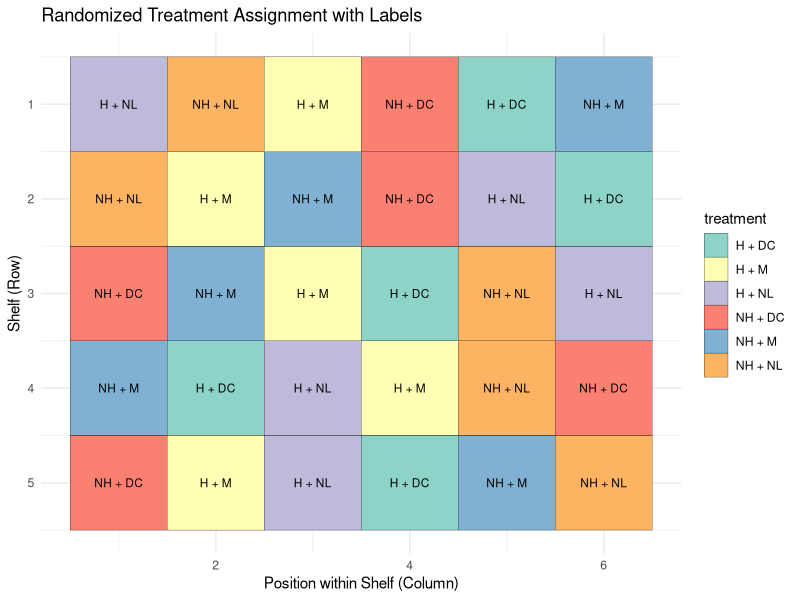
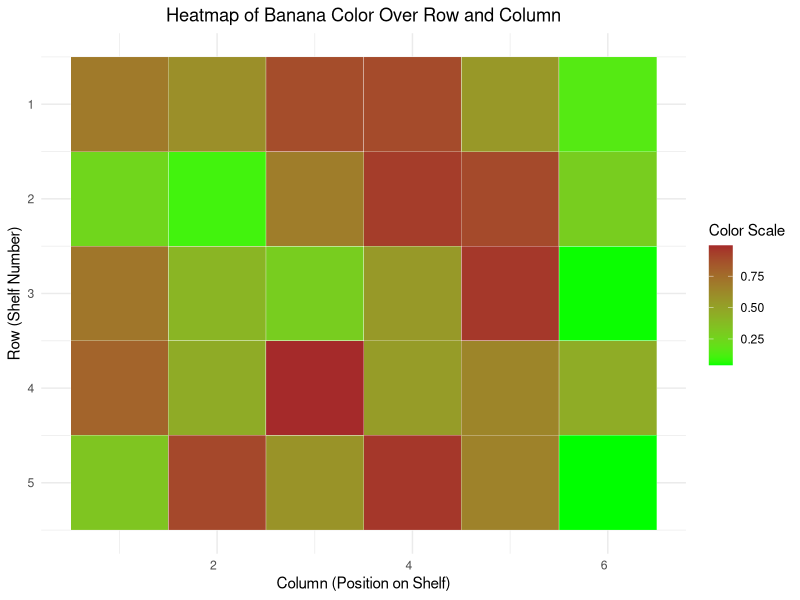
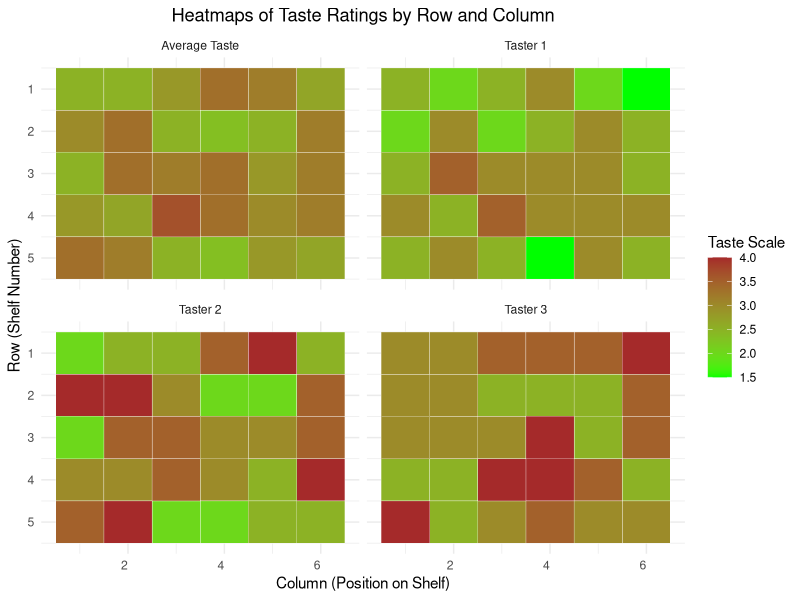
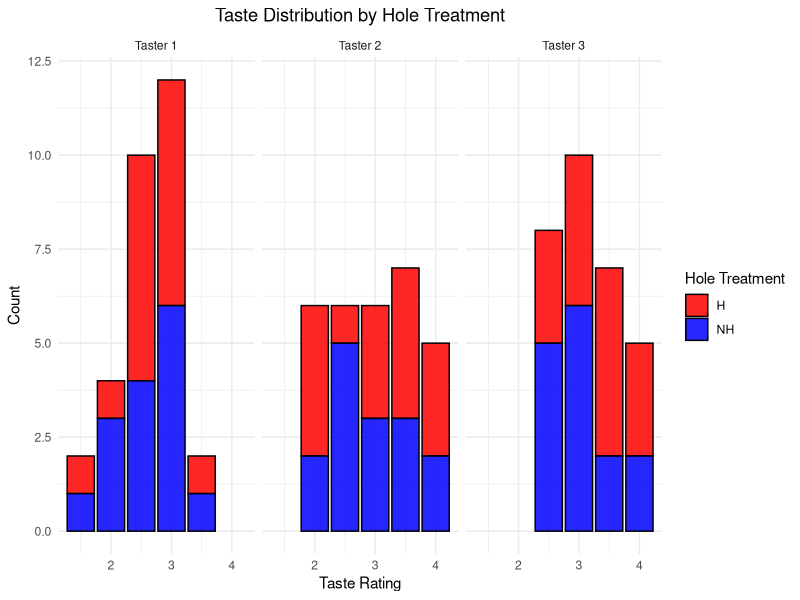
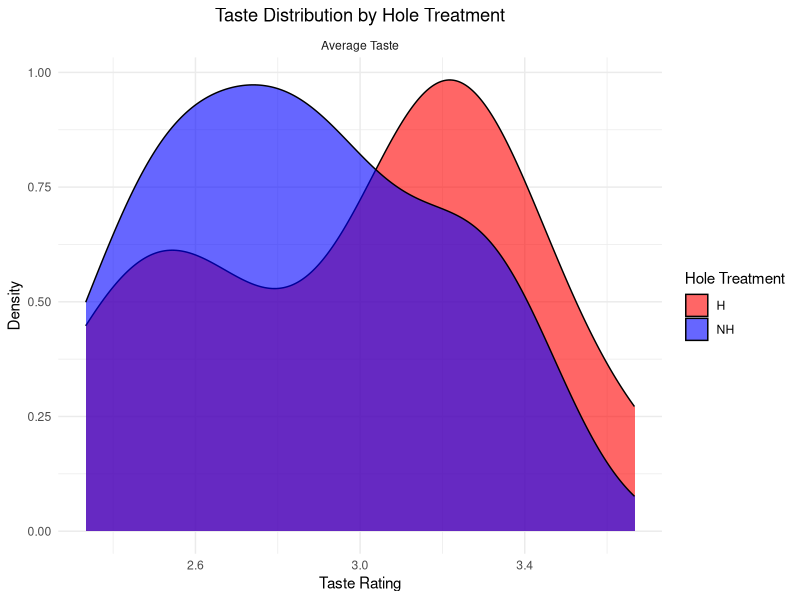
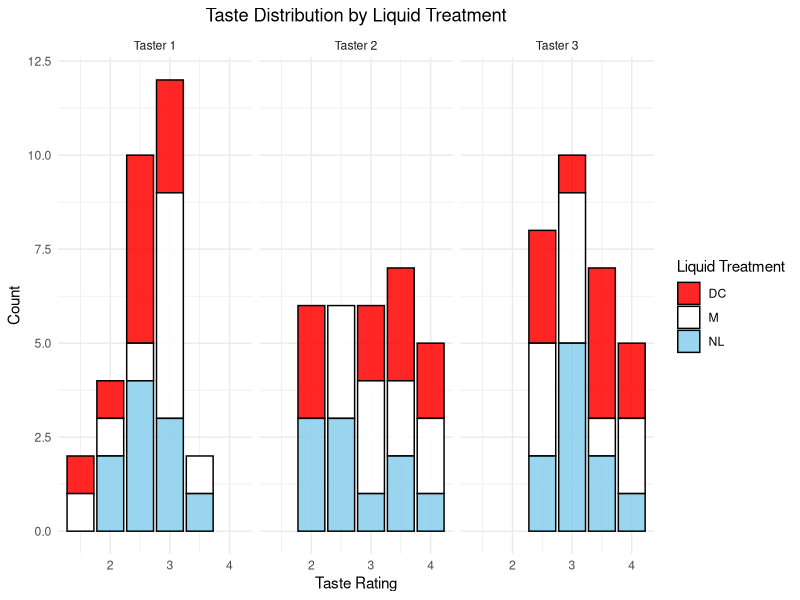
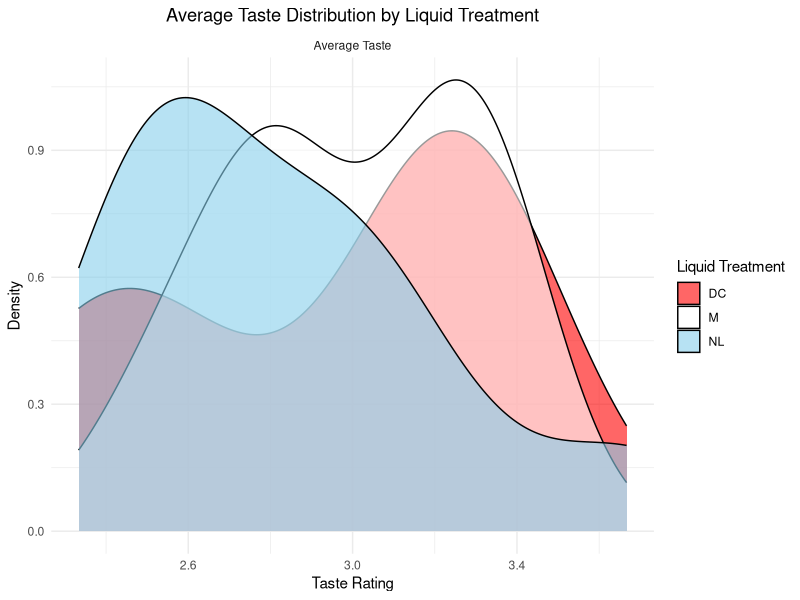
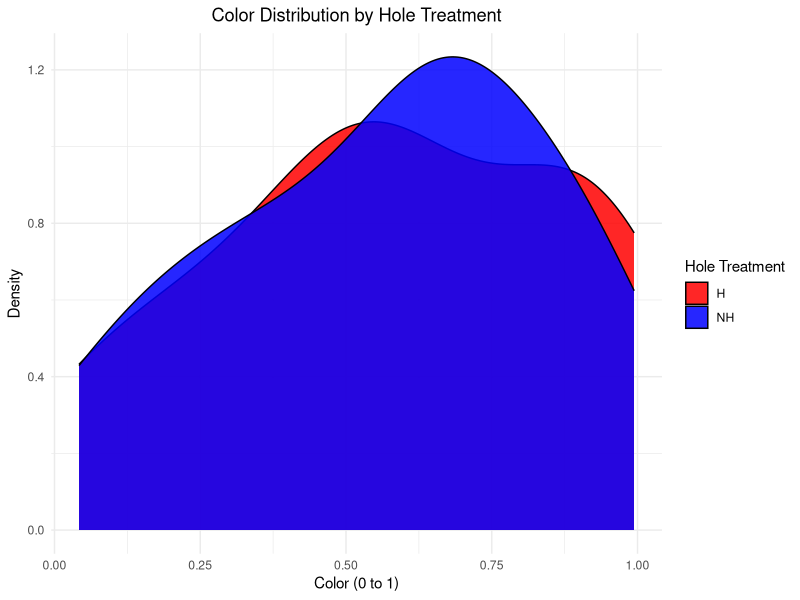

Reproduce these figures in R, in order.
## ---- chunk 1
knitr::opts_chunk$set(echo = TRUE)
library(tidyverse)
## ---- chunk 2
banana_data <- read.csv("../data/banana_data.csv")
treatment_data <- read_csv("../data/treatment.csv", show_col_types = FALSE)
## ---- chunk 3
fig_width = 8*0.75
fig_height = 6*0.75
fig_dpi = 400
## ---- chunk 4
# Visualize as a matrix with text labels
treatmant_assignment <- ggplot(treatment_data, aes(x = column, y = row, fill = treatment)) +
  geom_tile(color = "black") +
  geom_text(aes(label = treatment), size = 3, color = "black") +  # Add treatment text
  scale_fill_brewer(palette = "Set3") +
  labs(x = "Position within Shelf (Column)", y = "Shelf (Row)", title = "Randomized Treatment Assignment with Labels") +
  theme_minimal() +
  scale_y_reverse()

treatmant_assignment

ggsave(filename = "../images/plots/treatment_assignment.png", 
       plot = treatmant_assignment, width = fig_width, height = fig_height, dpi = fig_dpi)
## ---- chunk 5
# Create the heatmap using ggplot2 with a custom color gradient (green to brown)
color_by_pos <- ggplot(banana_data, aes(x = column, y = row, fill = color)) +
  geom_tile(color = "white") +  # Create the heatmap tiles
  scale_fill_gradient(name = "Color Scale", low = "green", high = "brown") +  # Custom gradient from green to brown
  labs(
    title = "Heatmap of Banana Color Over Row and Column",
    x = "Column (Position on Shelf)",
    y = "Row (Shelf Number)"
  ) +
  theme_minimal() +
  theme(
    axis.text.x = element_text(angle = 0, hjust = 1),  # Rotate x-axis labels for clarity
    plot.title = element_text(hjust = 0.5)  # Center the plot title
  ) +
  scale_y_reverse()

color_by_pos

ggsave(filename = "../images/plots/color_by_pos.png", 
       plot = color_by_pos, width = fig_width, height = fig_height, dpi = fig_dpi)
## ---- chunk 6
# Calculate the average taste for each banana
banana_data <- banana_data %>%
  mutate(taste_avg = (taste_1 + taste_2 + taste_3) / 3)

# Reshape the data to long format to facilitate faceting with ggplot2
taste_long_df <- banana_data %>%
  pivot_longer(cols = starts_with("taste"), 
               names_to = "Taster", 
               values_to = "Taste")

# Replace taste_1, taste_2, taste_3 with readable labels
taste_long_df$Taster <- recode(taste_long_df$Taster, 
                               taste_1 = "Taster 1", 
                               taste_2 = "Taster 2", 
                               taste_3 = "Taster 3", 
                               taste_avg = "Average Taste")

# Plot the faceted heatmaps using ggplot2
taste_by_pos <- ggplot(taste_long_df, aes(x = column, y = row, fill = Taste)) +
  geom_tile(color = "white") +  # Create the heatmap tiles
  scale_fill_gradient(name = "Taste Scale", low = "green", high = "brown") +
  labs(
    title = "Heatmaps of Taste Ratings by Row and Column",
    x = "Column (Position on Shelf)",
    y = "Row (Shelf Number)"
  ) +
  facet_wrap(~ Taster, ncol = 2) +  # Facet by Taster and Average Taste
  theme_minimal() +
  theme(
    axis.text.x = element_text(angle = 0, hjust = 1),  # Rotate x-axis labels for clarity
    plot.title = element_text(hjust = 0.5)  # Center the plot title
  ) + 
  scale_y_reverse()

taste_by_pos

ggsave(filename = "../images/plots/taste_by_pos.png", 
       plot = taste_by_pos, width = fig_width, height = fig_height, dpi = fig_dpi)
## ---- chunk 7
# Plot the distribution of taste by hole treatment and facet wrap by taster
taste_dist_by_taster_hole <- taste_long_df |>
  filter(Taster != 'Average Taste')|>
  ggplot(aes(x = Taste, fill = hole_treatment)) +
  geom_bar(alpha = 0.85, color = 'black') +  # Density plot with transparency
  facet_wrap(~ Taster, ncol = 3) +  # Facet by taster
  labs(title = "Taste Distribution by Hole Treatment", 
       x = "Taste Rating", y = "Count") +
  theme_minimal() +
  scale_fill_manual(values = c("NH" = "blue", "H" = "red"), name = "Hole Treatment") +  # Custom colors for hole treatment
  theme(plot.title = element_text(hjust = 0.5))  # Center the plot title

# Plot the distribution of taste by hole treatment and facet wrap by taster
avg_taste_dist_hole <- taste_long_df |>
  filter(Taster == 'Average Taste')|>
  ggplot(aes(x = Taste, fill = hole_treatment)) +
  geom_density(alpha = 0.6) +  # Density plot with transparency
  facet_wrap(~ Taster, ncol = 2) +  # Facet by taster
  labs(title = "Taste Distribution by Hole Treatment", 
       x = "Taste Rating", y = "Density") +
  theme_minimal() +
  scale_fill_manual(values = c("NH" = "blue", "H" = "red"), name = "Hole Treatment") +  # Custom colors for hole treatment
  theme(plot.title = element_text(hjust = 0.5))  # Center the plot title

taste_dist_by_taster_hole

ggsave(filename = "../images/plots/taste_dist_by_taster_hole.png", 
       plot = taste_dist_by_taster_hole, width = fig_width, height = fig_height, dpi = fig_dpi)

avg_taste_dist_hole

ggsave(filename = "../images/plots/avg_taste_dist_hole.png", 
       plot = avg_taste_dist_hole, width = fig_width, height = fig_height, dpi = fig_dpi)


## ---- chunk 8
# Plot the distribution of taste by liquid treatment and facet wrap by taster (excluding 'Average Taste')
taste_dist_by_taster_liquid <- taste_long_df |>
  filter(Taster != 'Average Taste') |>
  ggplot(aes(x = Taste, fill = liquid_treatment)) +
  geom_bar(alpha = 0.85, color='black') +  # Bar plot with dodge position
  facet_wrap(~ Taster, ncol = 3) +  # Facet by taster
  labs(title = "Taste Distribution by Liquid Treatment", 
       x = "Taste Rating", y = "Count") +  # Adjust y-axis to "Count" since it's a bar plot
  theme_minimal() +
  scale_fill_manual(values = c("NL" = "skyblue", "DC" = "red", "M" = "white"), name = "Liquid Treatment") +  # Custom colors for liquid treatment
  theme(plot.title = element_text(hjust = 0.5))  # Center the plot title

# Plot the distribution of taste by liquid treatment (for 'Average Taste')
avg_taste_dist_liquid <- taste_long_df |>
  filter(Taster == 'Average Taste') |>
  ggplot(aes(x = Taste, fill = liquid_treatment)) +
  geom_density(alpha = 0.6) +  # Density plot with transparency
  facet_wrap(~ Taster, ncol = 2) +  # Facet by taster
  labs(title = "Average Taste Distribution by Liquid Treatment", 
       x = "Taste Rating", y = "Density") +
  theme_minimal() +
  scale_fill_manual(values = c("NL" = "skyblue", "DC" = "red", "M" = "white"), name = "Liquid Treatment") +  # Custom colors for liquid treatment
  theme(plot.title = element_text(hjust = 0.5))  # Center the plot title

taste_dist_by_taster_liquid
ggsave(filename = "../images/plots/taste_dist_by_taster_liquid.png", 
       plot = taste_dist_by_taster_liquid, width = fig_width, height = fig_height, dpi = fig_dpi)

avg_taste_dist_liquid

ggsave(filename = "../images/plots/avg_taste_dist_liquid.png", 
       plot = avg_taste_dist_liquid, width = fig_width, height = fig_height, dpi = fig_dpi)
## ---- chunk 9
# Color Distribution by Hole Treatment (Density Plot)
color_hole <- banana_data |>
  ggplot(aes(x = color, fill = hole_treatment)) +
  geom_density(alpha = 0.85, color = 'black') +  # Density plot for continuous color
  labs(title = "Color Distribution by Hole Treatment", 
       x = "Color (0 to 1)", y = "Density") +
  theme_minimal() +
  scale_fill_manual(values = c("NH" = "blue", "H" = "red"), name = "Hole Treatment") +  # Custom colors for hole treatment
  theme(plot.title = element_text(hjust = 0.5))  # Center the plot title

# Color Distribution by Liquid Treatment (Density Plot)
color_liquid <- banana_data |>
  ggplot(aes(x = color, fill = liquid_treatment)) +
  geom_density(alpha = 0.85, color = 'black') +  # Density plot for continuous color
  labs(title = "Color Distribution by Liquid Treatment", 
       x = "Color (0 to 1)", y = "Density") +
  theme_minimal() +
  scale_fill_manual(values = c("NL" = "skyblue", "DC" = "red", "M" = "white"), name = "Liquid Treatment") +  # Custom colors for liquid treatment
  theme(plot.title = element_text(hjust = 0.5))  # Center the plot title


color_hole
ggsave(filename = "../images/plots/color_hole.png", 
       plot = color_hole, width = fig_width, height = fig_height, dpi = fig_dpi)

color_liquid
ggsave(filename = "../images/plots/color_liquid.png", 
       plot = color_liquid, width = fig_width, height = fig_height, dpi = fig_dpi)

## ---- chunk 10
# Calculate the average taste and color for each taster and overall by treatment (hole + liquid)
avg_by_treatment <- banana_data %>%
  group_by(hole_treatment, liquid_treatment) %>%
  summarise(
    avg_taste_1 = mean(taste_1),
    avg_taste_2 = mean(taste_2),
    avg_taste_3 = mean(taste_3),
    avg_taste_all = mean(c(taste_1, taste_2, taste_3)),  # Average across all tasters
    avg_color = mean(color),
    .groups = "drop"
  )

# Reshape the data into long format to facilitate faceting
avg_long_df <- avg_by_treatment %>%
  pivot_longer(cols = starts_with("avg_taste"), 
               names_to = "Taster", 
               values_to = "Taste")

# Replace avg_taste_1, avg_taste_2, avg_taste_3 with readable labels
avg_long_df$Taster <- recode(avg_long_df$Taster, 
                             avg_taste_1 = "Taster 1", 
                             avg_taste_2 = "Taster 2", 
                             avg_taste_3 = "Taster 3", 
                             avg_taste_all = "Average Taste")
## ---- chunk 11
# Plot the faceted heatmaps for each taster's average taste rating and overall average by treatment
taste_by_treatment <- ggplot(avg_long_df, aes(x = liquid_treatment, y = hole_treatment, fill = Taste)) +
  geom_tile(color = "white") +  # Create the heatmap tiles
  scale_fill_gradient(name = "Taste Scale", low = "green", high = "brown") +  # Custom gradient from green to brown
  labs(
    title = "Heatmaps of Average Taste Ratings by Treatment Levels",
    x = "Liquid Treatment",
    y = "Hole Treatment"
  ) +
  facet_wrap(~ Taster, ncol = 2) +  # Facet for each taster and the overall average
  theme_minimal() +
  theme(
    axis.text.x = element_text(angle = 0, hjust = 1),  # Rotate x-axis labels for clarity
    plot.title = element_text(hjust = 0.5)  # Center the plot title
  )

# Plot the heatmap for color ratings by treatment
color_by_treatment <- ggplot(avg_by_treatment, aes(x = liquid_treatment, y = hole_treatment, fill = avg_color)) +
  geom_tile(color = "white") +  # Create the heatmap tiles
  scale_fill_gradient(name = "Taste Scale", low = "green", high = "brown") +  # Custom gradient from green to brown
  labs(
    title = "Heatmaps of Average Color Ratings by Treatment Levels",
    x = "Liquid Treatment",
    y = "Hole Treatment"
  ) +
  theme_minimal() +
  theme(
    axis.text.x = element_text(angle = 0, hjust = 1),  # Rotate x-axis labels for clarity
    plot.title = element_text(hjust = 0.5)  # Center the plot title
  )

taste_by_treatment
ggsave(filename = "../images/plots/taste_by_treatment.png", 
       plot = taste_by_treatment, width = fig_width, height = fig_height, dpi = fig_dpi)

color_by_treatment
ggsave(filename = "../images/plots/color_by_treatment.png", 
       plot = color_by_treatment, width = fig_width, height = fig_height, dpi = fig_dpi)
## ---- chunk 12
avg_taste_hole <- avg_long_df |> 
  group_by(hole_treatment, Taster) |> 
  summarise(Average_Taste = mean(Taste, na.rm = TRUE), .groups = 'drop') |> 
  ggplot(aes(x = hole_treatment, y = Average_Taste, fill = hole_treatment)) +
  geom_col(position = "dodge", color = 'black') +  # Use geom_col for precomputed averages
  scale_fill_manual(values = c("NH" = "blue", "H" = "red"), name = "Hole Treatment") +  # Custom colors for control and treatment
  labs(
    title = "Average Taste Ratings for Treatment (H) and Control (NH)",
    x = "Hole Treatment",
    y = "Average Taste Rating"
  ) +
  facet_wrap(~ Taster, ncol = 2) +  # Facet by taster
  theme_minimal() +
  theme(
    plot.title = element_text(hjust = 0.5)  # Center the plot title
  )

# Bar plot for average color ratings by hole treatment (treatment vs control)
avg_color_hole <- avg_by_treatment |> 
  group_by(hole_treatment) |> 
  summarise(avg_color = mean(avg_color, na.rm = TRUE)) |> 
  ungroup() |>
  ggplot(aes(x = hole_treatment, y = avg_color, fill = hole_treatment)) +
  geom_col(position = "dodge", color = 'black') +  # Use geom_col for precomputed averages
  scale_fill_manual(values = c("NH" = "blue", "H" = "red"), name = "Hole Treatment") +  # Custom colors for control and treatment
  labs(
    title = "Average Color Ratings for Treatment (H) and Control (NH)",
    x = "Hole Treatment",
    y = "Average Color Rating"
  ) +
  theme_minimal() +
  theme(
    plot.title = element_text(hjust = 0.5)  # Center the plot title
  )

avg_taste_hole
ggsave(filename = "../images/plots/avg_taste_hole.png", 
       plot = avg_taste_hole, width = fig_width, height = fig_height, dpi = fig_dpi)

avg_color_hole
ggsave(filename = "../images/plots/avg_color_hole.png", 
       plot = avg_color_hole, width = fig_width, height = fig_height, dpi = fig_dpi)
## ---- chunk 13
# Bar plot for average taste ratings by liquid treatment
avg_taste_liquid <- avg_long_df |> 
  group_by(liquid_treatment, Taster) |> 
  summarise(Average_Taste = mean(Taste, na.rm = TRUE), .groups = 'drop') |> 
  ggplot(aes(x = liquid_treatment, y = Average_Taste, fill = liquid_treatment)) +
  geom_col(position = "dodge", color = 'black') +  # Use geom_col for precomputed averages
  scale_fill_manual(values = c("NL" = "skyblue", "DC" = "red", "M" = "white"), name = "Liquid Treatment") +  # Custom colors for liquid treatment
  labs(
    title = "Average Taste Ratings for Liquid Treatments",
    x = "Liquid Treatment",
    y = "Average Taste Rating"
  ) +
  facet_wrap(~ Taster, ncol = 2) +  # Facet by taster and overall average
  theme_minimal() +
  theme(
    plot.title = element_text(hjust = 0.5)  # Center the plot title
  )

# Bar plot for average color ratings by liquid treatment
avg_color_liquid <- avg_by_treatment |> 
  group_by(liquid_treatment) |> 
  summarise(avg_color = mean(avg_color, na.rm = TRUE)) |> 
  ggplot(aes(x = liquid_treatment, y = avg_color, fill = liquid_treatment)) +
  geom_col(position = "dodge", color = 'black') +  # Use geom_col for precomputed averages
  scale_fill_manual(values = c("NL" = "skyblue", "DC" = "red", "M" = "white"), name = "Liquid Treatment") +  # Custom colors for liquid treatment
  labs(
    title = "Average Color Ratings for Liquid Treatments",
    x = "Liquid Treatment",
    y = "Average Color Rating"
  ) +
  theme_minimal() +
  theme(
    plot.title = element_text(hjust = 0.5)  # Center the plot title
  )

avg_taste_liquid
ggsave(filename = "../images/plots/avg_taste_liquid.png", 
       plot = avg_taste_liquid, width = fig_width, height = fig_height, dpi = fig_dpi)

avg_color_liquid
ggsave(filename = "../images/plots/avg_color_liquid.png", 
       plot = avg_color_liquid, width = fig_width, height = fig_height, dpi = fig_dpi)
## ---- chunk 14
library(gridExtra)
color_by_pos <- ggplot(banana_data, aes(x = column, y = row, fill = color)) +
  geom_tile(color = "white") +  # Create the heatmap tiles
  scale_fill_gradient(name = "Color Scale", low = "green", high = "brown") +  # Custom gradient from green to brown
  labs(
    title = "Heatmap of Color Over Position",
    x = "Column (Position on Shelf)",
    y = "Row (Shelf Number)"
  ) +
  theme_minimal() +
  theme(
    axis.text.x = element_text(angle = 0, hjust = 1),  # Rotate x-axis labels for clarity
    plot.title = element_text(hjust = 0.5)  # Center the plot title
  ) +
  scale_y_reverse()
taste_by_pos <- ggplot(taste_long_df, aes(x = column, y = row, fill = Taste)) +
  geom_tile(color = "white") +  # Create the heatmap tiles
  scale_fill_gradient(name = "Taste Scale", low = "green", high = "brown") +
  labs(
    title = "Heatmaps of Taste Ratings by Position",
    x = "Column (Position on Shelf)",
    y = "Row (Shelf Number)"
  ) +
  facet_wrap(~ Taster, ncol = 2) +  # Facet by Taster and Average Taste
  theme_minimal() +
  theme(
    axis.text.x = element_text(angle = 0, hjust = 1),  # Rotate x-axis labels for clarity
    plot.title = element_text(hjust = 0.5)  # Center the plot title
  ) + 
  scale_y_reverse()
combined_plot <- grid.arrange(color_by_pos, taste_by_pos, ncol = 2)
fig_width = 10*0.75
fig_height = 5*0.75
fig_dpi = 400
ggsave(filename = "../images/plots/heatmaps_pos.png", 
       plot = combined_plot,width = fig_width, height = fig_height, dpi = fig_dpi)
## ---- chunk 15
combined_hole <- grid.arrange(color_hole, avg_taste_dist_hole, ncol = 2)
fig_width = 15*0.75
fig_height = 7.5*0.75
fig_dpi = 400
ggsave(filename = "../images/plots/combined_dist_hole.png", 
       plot = combined_hole,width = fig_width, height = fig_height, dpi = fig_dpi)
## ---- chunk 16
combined_liquid <- grid.arrange(color_liquid, avg_taste_dist_liquid, ncol = 2)
fig_width = 15*0.75
fig_height = 7.5*0.75
fig_dpi = 400
ggsave(filename = "../images/plots/combined_dist_liquid.png", 
       plot = combined_liquid,width = fig_width, height = fig_height, dpi = fig_dpi)
